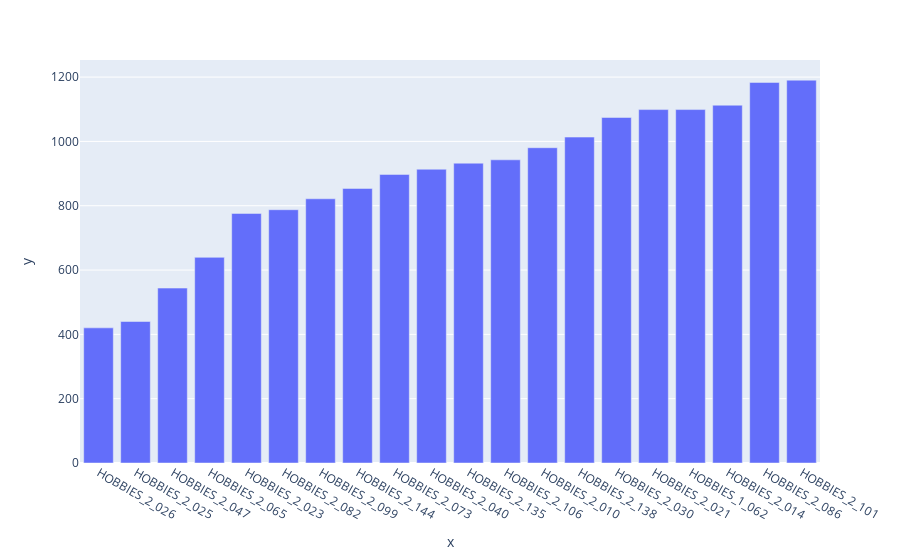

The cell this chart's notebook holds for it:
### Code cell
fig_a = px.bar(df_sales_tot_l, x = df_sales_tot_l.index, y = df_sales_tot_l.iloc[:,0])
fig_a.show()

### Figure 1 — Plotly figure (JSON) as saved in the notebook; plotly's stock layout.template omitted (floating-point values rounded to 4 significant figures)
{"data": [{"alignmentgroup": "True", "hovertemplate": "x=%{x}<br>y=%{y}<extra></extra>", "legendgroup": "", "marker": {"color": "#636efa"}, "name": "", "offsetgroup": "", "orientation": "v", "showlegend": false, "textposition": "auto", "type": "bar", "x": ["HOBBIES_2_026", "HOBBIES_2_025", "HOBBIES_2_047", "HOBBIES_2_065", "HOBBIES_2_023", "HOBBIES_2_082", "HOBBIES_2_099", "HOBBIES_2_144", "HOBBIES_2_073", "HOBBIES_2_040", "HOBBIES_2_135", "HOBBIES_2_106", "HOBBIES_2_010", "HOBBIES_2_138", "HOBBIES_2_030", "HOBBIES_2_021", "HOBBIES_1_062", "HOBBIES_2_014", "HOBBIES_2_086", "HOBBIES_2_101"], "xaxis": "x", "y": [420.2, 440, 543.9, 639.5, 776.0, 787.6, 821.6, 853.7, 897.3, 913.4, 932.3, 942.8, 980.4, 1013.0, 1074.0, 1099.0, 1099.0, 1113.0, 1183.0, 1191.0], "yaxis": "y"}], "layout": {"barmode": "relative", "legend": {"tracegroupgap": 0}, "margin": {"t": 60}, "xaxis": {"anchor": "y", "domain": [0, 1], "title": {"text": "x"}}, "yaxis": {"anchor": "x", "domain": [0, 1], "title": {"text": "y"}}}}
